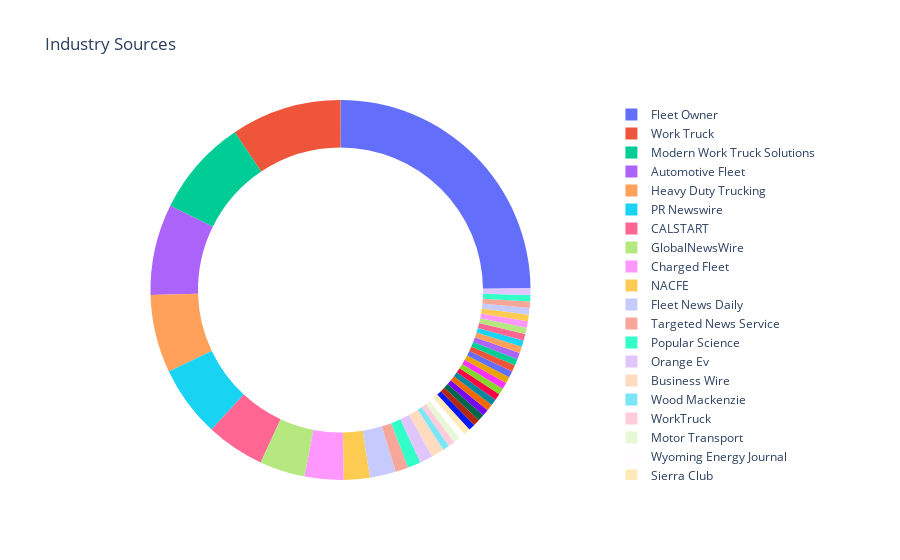

Notebook code cell kept with this figure:
### Code cell
indi_pie = px.pie(indi_counts,
                  names=indi_counts.index,
                  values='Source',
                  title= 'Industry Sources',
                  hole=0.75)
indi_pie.update_traces(textinfo = 'none')
indi_pie.show()

### Figure 1 — Plotly figure (JSON) as saved in the notebook; plotly's stock layout.template omitted (floating-point values rounded to 4 significant figures)
{"data": [{"domain": {"x": [0, 1], "y": [0, 1]}, "hole": 0.75, "hovertemplate": "index=%{label}<br>Source=%{value}<extra></extra>", "labels": ["Fleet Owner", "Work Truck", "Modern Work Truck Solutions", "Automotive Fleet", "Heavy Duty Trucking", "PR Newswire ", "CALSTART", "GlobalNewsWire", "Charged Fleet", "NACFE", "Fleet News Daily", "Targeted News Service", "Popular Science", "Orange Ev", "Business Wire", "Wood Mackenzie", "WorkTruck", "Motor Transport", "Wyoming Energy Journal", "Sierra Club", "Report Linker", "XOS", "Newswire", "Zero Emission Transportation Association", "National Grid US", "Vehicle Remarketing", "MJB&A", "Motiv Power Systems", "Green Fleet", "Daily American", "electrek", "Electrification Coalition", "Element Fleet", "Fleet Forward", "Fly on the Wall", "GreenBiz", "Mother Earth News", "Herald-Sun", "Lompoc Record", "Loveland Herald", "Lytx/Mission", "Marin Independent Journal", "Mining Quarterly", "Zeus"], "legendgroup": "", "name": "", "showlegend": true, "textinfo": "none", "type": "pie", "values": [45, 17, 15, 14, 12, 11, 9, 7, 6, 4, 4, 2, 2, 2, 2, 1, 1, 1, 1, 1, 1, 1, 1, 1, 1, 1, 1, 1, 1, 1, 1, 1, 1, 1, 1, 1, 1, 1, 1, 1, 1, 1, 1, 1]}], "layout": {"legend": {"tracegroupgap": 0}, "title": {"text": "Industry Sources"}}}
